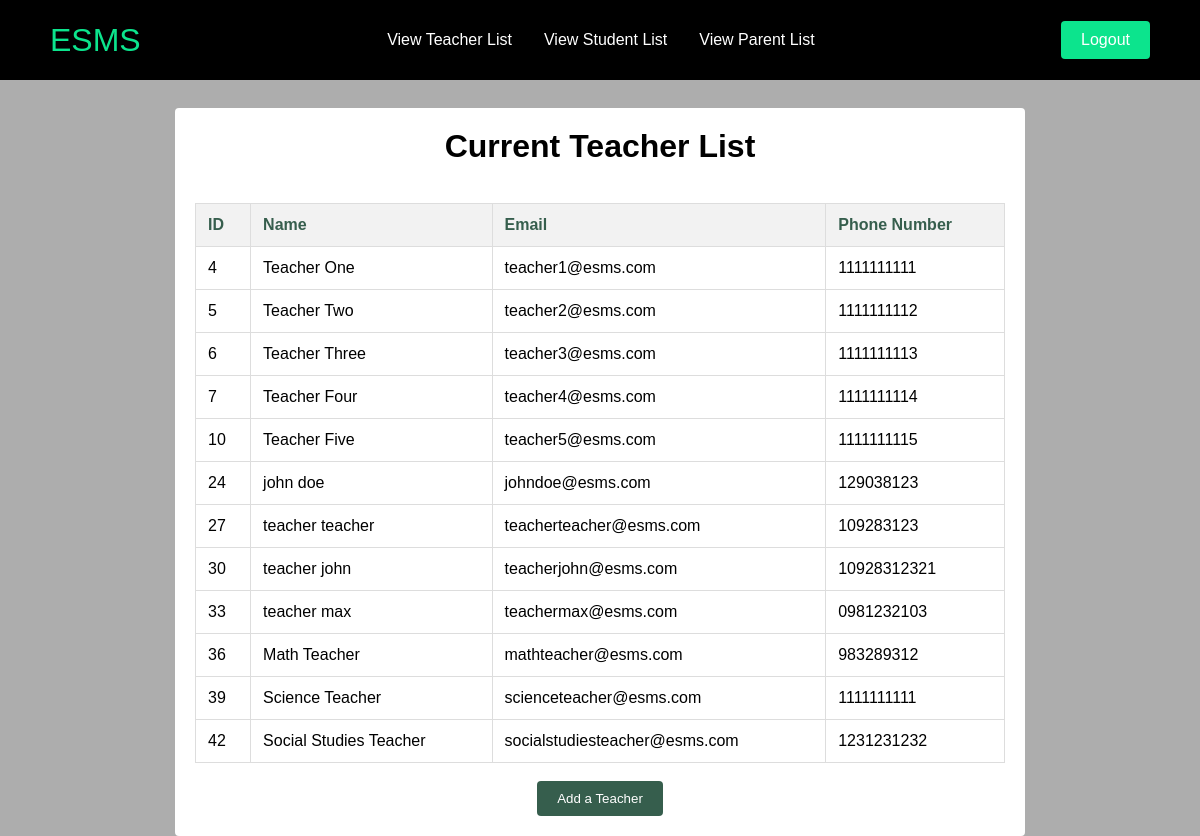
Page /addTeacher.php on the committed database.
### tables this page shows
CREATE TABLE `users` (
  `id` int(20) NOT NULL,
  `fName` varchar(50) DEFAULT NULL,
  `lName` varchar(50) DEFAULT NULL,
  `email` varchar(50) DEFAULT NULL,
  `password` varchar(50) DEFAULT NULL,
  `userType` varchar(50) DEFAULT NULL,
  `phone` varchar(30) DEFAULT NULL
);

### addTeacher.php (the view, shortened to what this page needs)
<?php
include('connect.php');
$userType = 'teacher';
$stmt = $conn->prepare("SELECT id, fName, lName, email, userType, phone FROM users WHERE userType = ?");
$stmt ->bind_param("s", $userType);
$stmt->execute();
$result = $stmt->get_result();
?>
<!DOCTYPE html>
<html lang="en">
<head>
    <link rel="stylesheet" href="styles.css" />
</head>
<body>
<header>
        <nav class="navbar" role="navigation" aria-label="Main Navigation">
            <div class="navbar__container">
                <a href="adminHome.php" id="navbar-logo">ESMS</a>
                <ul class="navbar__menu">
                <li class="navbar__item">
                    <a href="addTeacher.php" class="navbar__links">View Teacher List</a>
                </li>
                <li class="navbar__item">
                    <a href="addStudent.php" class="navbar__links">View Student List</a>
                </li>
                <li class="navbar__item">
                    <a href="addParent.php" class="navbar__links">View Parent List</a>
                </li>
                </ul>
                    <div class="navbar__btn">
                        <a href="logout.php" class="button">Logout</a>
                    </div>
            </div>
        </nav>
    </header><br><br><br><br><br><br>
    <div class = "bodyContent">
    <h1 style="text-align:center;">Current Teacher List</h1><br>
    <?php
    if ($result->num_rows > 0) {
        echo "<table>
                <thead>
                    <tr>
                        <th>ID</th>
                        <th>Name</th>
                        <th>Email</th>
                        <th>Phone Number</th>
                    </tr>
                </thead>";
        while($row = $result->fetch_assoc()) {
            echo "<tbody>
                    <tr>
                        <td>" . htmlspecialchars($row["id"]) . "</td>
                        <td>" . htmlspecialchars($row["fName"]). " " . htmlspecialchars($row["lName"]). "</td>
                        <td>" . htmlspecialchars($row["email"]) . "</td>
                        <td>" . htmlspecialchars($row["phone"]) . "</td>
                    </tr>
                <tbody>";
        }
        echo "</table>";
    }
    ?>
<br>
<div class="addTeacher">
    <button id="openModalBtn" class = "addTeacherBtn">Add a Teacher</button>
</div>
    </div>
</body>
</html>

### styles.css (style rules this page uses)
body { background-color: #adadad; min-height: 100vh; overflow-y: hidden; }
* { box-sizing: border-box; margin: 0; padding: 0; font-family: "Kumbh Sans", sans-serif; overflow-x: hidden; }
.navbar__container { display: flex; justify-content: space-between; align-items: center; height: 80px; background: black; z-index: 1000; width: 100%; margin: 0 auto; padding: 0 50px; position: fixed; }
#navbar-logo { color: #0ce48d; cursor: pointer; text-decoration: none; font-size: 2rem; }
.navbar__menu { display: flex; justify-content: center; list-style: none; margin: 0 auto; }
.navbar__item { height: 80px; }
.navbar__links { color: white; text-decoration: none; height: 100%; padding: 0 1rem; display: flex; align-items: center; }
.navbar__btn { display: flex; align-items: center; }
.button { background: #0ce48d; padding: 10px 20px; border: none; border-radius: 4px; color: white; text-decoration: none; }
th, td { padding: 10px; border: 1px solid black; }
table { margin:auto; border: 1px solid black; border-collapse: collapse; }
.addTeacher { text-align: center; }
.addTeacherBtn { background: #365e4d; padding: 10px 20px; border: none; border-radius: 4px; color: white; text-decoration: none; cursor: pointer; }
.bodyContent { border-radius: 4px; background-color: white; padding: 20px; margin: auto; width: 850px; flex:1; overflow-y:auto; }
.addTeacher button { background: #365e4d; padding: 10px 20px; border: none; border-radius: 4px; color: white; text-decoration: none; cursor: pointer; }
table { width: 100%; border-collapse: collapse; margin-top: 20px; }
th, td { padding: 12px; text-align: left; border: 1px solid #ddd; }
th { background-color: #f2f2f2; color: #365e4d; }

### rows in the picture
users: id "4", fName "Teacher", lName "One", email "teacher1@esms.com", phone "1111111111"
users: id "5", fName "Teacher", lName "Two", email "teacher2@esms.com", phone "1111111112"
users: id "6", fName "Teacher", lName "Three", email "teacher3@esms.com", phone "1111111113"
users: id "7", fName "Teacher", lName "Four", email "teacher4@esms.com", phone "1111111114"
users: id "10", fName "Teacher", lName "Five", email "teacher5@esms.com", phone "1111111115"
users: id "24", fName "john", lName "doe", email "johndoe@esms.com", phone "129038123"
users: id "27", fName "teacher", lName "teacher", email "teacherteacher@esms.com", phone "109283123"
users: id "30", fName "teacher", lName "john", email "teacherjohn@esms.com", phone "10928312321"
users: id "33", fName "teacher", lName "max", email "teachermax@esms.com", phone "0981232103"
users: id "36", fName "Math", lName "Teacher", email "mathteacher@esms.com", phone "983289312"
users: id "39", fName "Science", lName "Teacher", email "scienceteacher@esms.com", phone "1111111111"
users: id "42", fName "Social Studies", lName "Teacher", email "socialstudiesteacher@esms.com", phone "1231231232"
